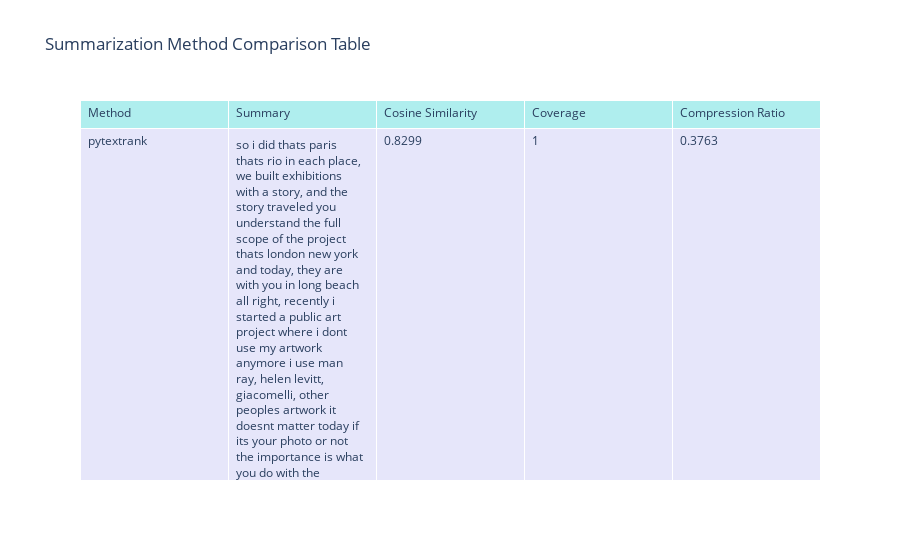

Here is the notebook cell this chart was saved with:
### Code cell
import plotly.express as px
import plotly.graph_objects as go
fig_table = go.Figure(data=[go.Table(
    header=dict(values=list(df.columns),
                fill_color='paleturquoise',
                align='left'),
    cells=dict(values=[df[col] for col in df.columns],
               fill_color='lavender',
               align='left'))
])

fig_table.update_layout(title='Summarization Method Comparison Table')
fig_table.show()
